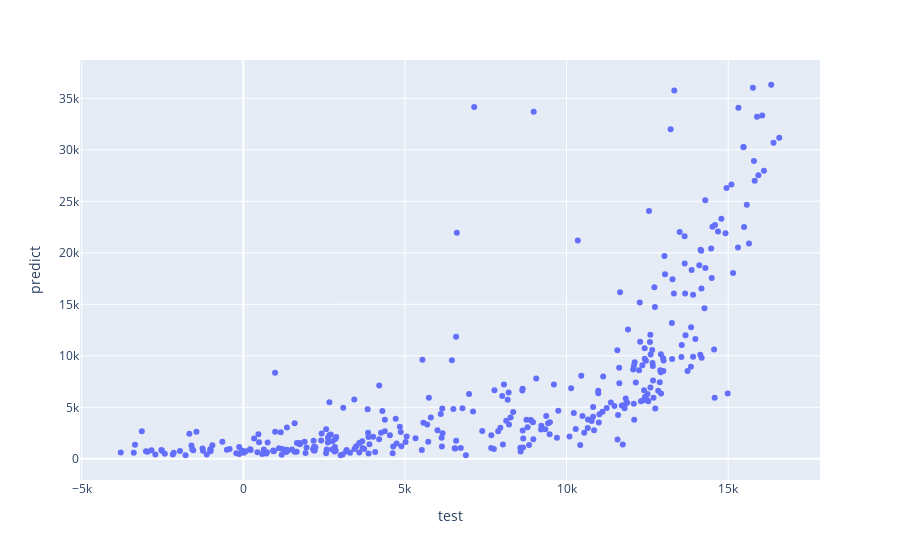

The code cell stored with this chart in its notebook:
### Code cell
fig = px.scatter(prediction, x='test', y='predict')
fig.show()

### Figure 1 — Plotly figure (JSON) as saved in the notebook; plotly's stock layout.template omitted (floating-point values rounded to 4 significant figures; data arrays with more than 128 entries replaced by an {"elided": "..."} marker saying what was removed)
{"data": [{"hovertemplate": "test=%{x}<br>predict=%{y}<extra></extra>", "legendgroup": "", "marker": {"color": "#636efa", "symbol": "circle"}, "mode": "markers", "name": "", "orientation": "v", "showlegend": false, "type": "scatter", "x": {"elided": "341 float values"}, "xaxis": "x", "y": {"elided": "341 float values"}, "yaxis": "y"}], "layout": {"legend": {"tracegroupgap": 0}, "margin": {"t": 60}, "xaxis": {"anchor": "y", "domain": [0, 1], "title": {"text": "test"}}, "yaxis": {"anchor": "x", "domain": [0, 1], "title": {"text": "predict"}}}}
